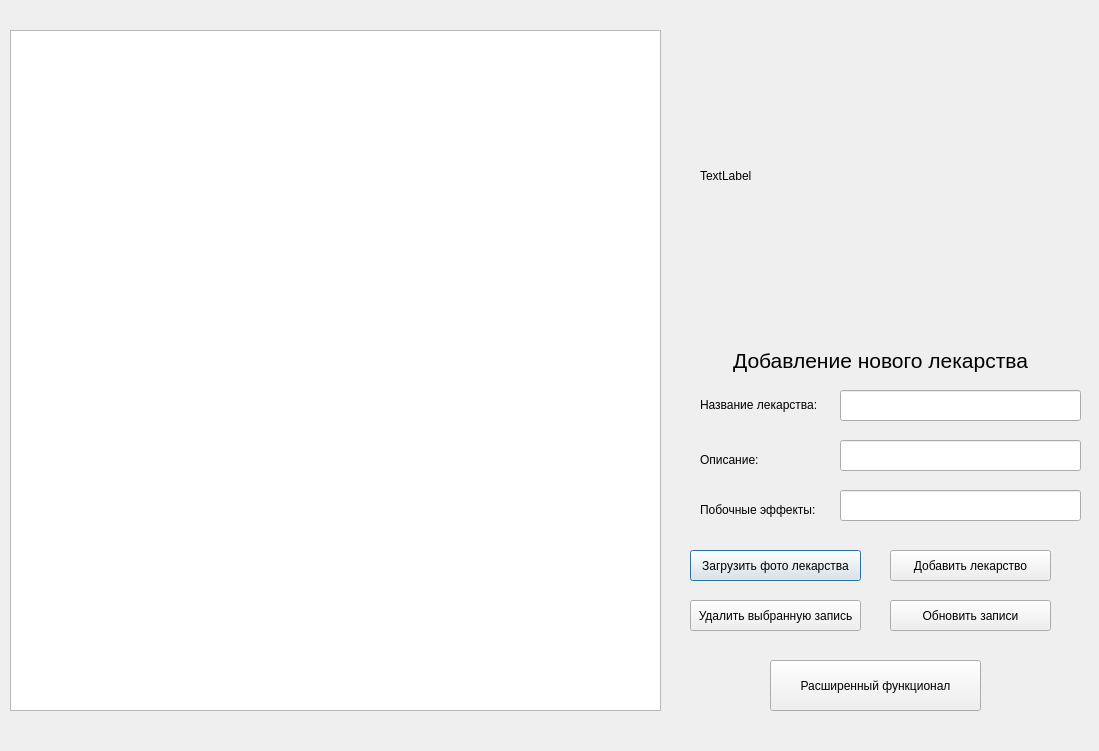
<?xml version="1.0" encoding="UTF-8"?>
<ui version="4.0">
 <class>Editing</class>
 <widget class="QDialog" name="Editing">
  <property name="enabled">
   <bool>true</bool>
  </property>
  <property name="geometry">
   <rect>
    <x>0</x>
    <y>0</y>
    <width>1099</width>
    <height>751</height>
   </rect>
  </property>
  <property name="sizeIncrement">
   <size>
    <width>0</width>
    <height>0</height>
   </size>
  </property>
  <property name="tabletTracking">
   <bool>false</bool>
  </property>
  <property name="windowTitle">
   <string>Dialog</string>
  </property>
  <property name="autoFillBackground">
   <bool>false</bool>
  </property>
  <widget class="QTableView" name="tableView2">
   <property name="geometry">
    <rect>
     <x>10</x>
     <y>30</y>
     <width>651</width>
     <height>681</height>
    </rect>
   </property>
  </widget>
  <widget class="QLabel" name="picLabel2">
   <property name="geometry">
    <rect>
     <x>700</x>
     <y>40</y>
     <width>361</width>
     <height>271</height>
    </rect>
   </property>
   <property name="text">
    <string>TextLabel</string>
   </property>
   <property name="scaledContents">
    <bool>true</bool>
   </property>
  </widget>
  <widget class="QPushButton" name="download_photo">
   <property name="geometry">
    <rect>
     <x>690</x>
     <y>550</y>
     <width>171</width>
     <height>31</height>
    </rect>
   </property>
   <property name="text">
    <string>Загрузить фото лекарства</string>
   </property>
  </widget>
  <widget class="QPushButton" name="extra_functions">
   <property name="geometry">
    <rect>
     <x>770</x>
     <y>660</y>
     <width>211</width>
     <height>51</height>
    </rect>
   </property>
   <property name="text">
    <string>Расширенный функционал</string>
   </property>
  </widget>
  <widget class="QLabel" name="label_err_4">
   <property name="enabled">
    <bool>true</bool>
   </property>
   <property name="geometry">
    <rect>
     <x>670</x>
     <y>330</y>
     <width>421</width>
     <height>61</height>
    </rect>
   </property>
   <property name="text">
    <string>&lt;html&gt;&lt;head/&gt;&lt;body&gt;&lt;p align=&quot;center&quot;&gt;&lt;span style=&quot; font-size:16pt;&quot;&gt;Добавление нового лекарства&lt;/span&gt;&lt;/p&gt;&lt;/body&gt;&lt;/html&gt;</string>
   </property>
  </widget>
  <widget class="QLabel" name="label_err_5">
   <property name="enabled">
    <bool>true</bool>
   </property>
   <property name="geometry">
    <rect>
     <x>700</x>
     <y>380</y>
     <width>171</width>
     <height>51</height>
    </rect>
   </property>
   <property name="text">
    <string>&lt;html&gt;&lt;head/&gt;&lt;body&gt;&lt;p&gt;Название лекарства:&lt;/p&gt;&lt;/body&gt;&lt;/html&gt;</string>
   </property>
  </widget>
  <widget class="QLabel" name="label_err_6">
   <property name="enabled">
    <bool>true</bool>
   </property>
   <property name="geometry">
    <rect>
     <x>700</x>
     <y>430</y>
     <width>191</width>
     <height>61</height>
    </rect>
   </property>
   <property name="text">
    <string>&lt;html&gt;&lt;head/&gt;&lt;body&gt;&lt;p&gt;Описание:&lt;/p&gt;&lt;/body&gt;&lt;/html&gt;</string>
   </property>
  </widget>
  <widget class="QLabel" name="label_err_7">
   <property name="enabled">
    <bool>true</bool>
   </property>
   <property name="geometry">
    <rect>
     <x>700</x>
     <y>480</y>
     <width>191</width>
     <height>61</height>
    </rect>
   </property>
   <property name="text">
    <string>&lt;html&gt;&lt;head/&gt;&lt;body&gt;&lt;p&gt;Побочные эффекты:&lt;/p&gt;&lt;/body&gt;&lt;/html&gt;</string>
   </property>
  </widget>
  <widget class="QPushButton" name="add_cure">
   <property name="geometry">
    <rect>
     <x>890</x>
     <y>550</y>
     <width>161</width>
     <height>31</height>
    </rect>
   </property>
   <property name="text">
    <string>Добавить лекарство</string>
   </property>
  </widget>
  <widget class="QLineEdit" name="name_cure">
   <property name="geometry">
    <rect>
     <x>840</x>
     <y>390</y>
     <width>241</width>
     <height>31</height>
    </rect>
   </property>
  </widget>
  <widget class="QLineEdit" name="description_cure">
   <property name="geometry">
    <rect>
     <x>840</x>
     <y>440</y>
     <width>241</width>
     <height>31</height>
    </rect>
   </property>
  </widget>
  <widget class="QLineEdit" name="effects_cure">
   <property name="geometry">
    <rect>
     <x>840</x>
     <y>490</y>
     <width>241</width>
     <height>31</height>
    </rect>
   </property>
  </widget>
  <widget class="QPushButton" name="save_cure">
   <property name="geometry">
    <rect>
     <x>890</x>
     <y>600</y>
     <width>161</width>
     <height>31</height>
    </rect>
   </property>
   <property name="text">
    <string>Обновить записи</string>
   </property>
  </widget>
  <widget class="QPushButton" name="delete_cure">
   <property name="geometry">
    <rect>
     <x>690</x>
     <y>600</y>
     <width>171</width>
     <height>31</height>
    </rect>
   </property>
   <property name="text">
    <string>Удалить выбранную запись</string>
   </property>
  </widget>
  <widget class="QLabel" name="label_2">
   <property name="geometry">
    <rect>
     <x>0</x>
     <y>0</y>
     <width>1101</width>
     <height>751</height>
    </rect>
   </property>
   <property name="text">
    <string/>
   </property>
  </widget>
  <zorder>label_2</zorder>
  <zorder>tableView2</zorder>
  <zorder>picLabel2</zorder>
  <zorder>download_photo</zorder>
  <zorder>extra_functions</zorder>
  <zorder>label_err_4</zorder>
  <zorder>label_err_5</zorder>
  <zorder>label_err_6</zorder>
  <zorder>label_err_7</zorder>
  <zorder>add_cure</zorder>
  <zorder>name_cure</zorder>
  <zorder>description_cure</zorder>
  <zorder>effects_cure</zorder>
  <zorder>save_cure</zorder>
  <zorder>delete_cure</zorder>
 </widget>
 <resources/>
 <connections/>
</ui>
